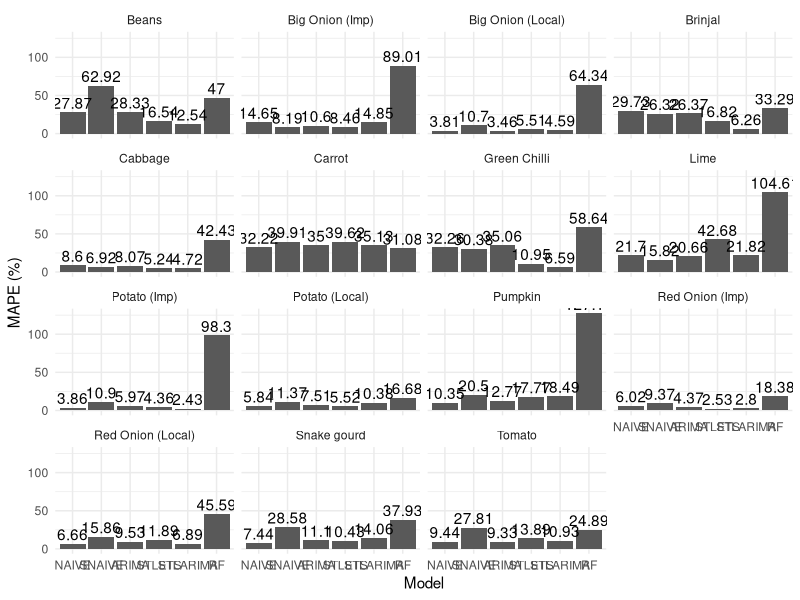

Here is the R script that generated this plot:
library(tidyverse)
arima7 <- read_csv("rollinforecaserrors/accuracy_arima7.csv")
naive7 <- read_csv("rollinforecaserrors/accuracy_naive7.csv")
snaive7 <- read_csv("rollinforecaserrors/accuracy_snaive7.csv")
rf7 <- read_csv("rollinforecaserrors/accuracy_rf7.csv")
stlets7 <- read_csv("rollinforecaserrors/accuracy_stlets7.csv")
stlarima7 <- read_csv("rollinforecaserrors/accuracy_stlarima7.csv")

rf7 <- rf7 |>
  left_join(
    naive7 |>
      select(Item, Type, Market, MAPE) |>
      rename(NAIVE = MAPE),
    by = c("Item", "Type", "Market")
  ) |> left_join(
    arima7 |>
      select(Item, Type, Market, MAPE) |>
      rename(ARIMA = MAPE),
    by = c("Item", "Type", "Market")
  ) |> left_join(
    snaive7 |>
      select(Item, Type, Market, MAPE) |>
      rename(SNAIVE = MAPE),
    by = c("Item", "Type", "Market")
  ) |> left_join(
    stlets7 |>
      select(Item, Type, Market, MAPE) |>
      rename(STLETS = MAPE),
    by = c("Item", "Type", "Market")
  ) |> left_join(
    stlarima7 |>
      select(Item, Type, Market, MAPE) |>
      rename(STLARIMA = MAPE),
    by = c("Item", "Type", "Market")
  ) |>
  rename(RF = MAPE)
View(rf7)

library(dplyr)
library(tidyr)

rf_long7 <- rf7 |>
  pivot_longer(
    cols = c(RF, NAIVE, SNAIVE, ARIMA, STLETS, STLARIMA),
    names_to = "Model",
    values_to = "MAPE"
  )

library(dplyr)
library(ggplot2)

rf_long7 |>
  filter(Type == "Retail", Market == "Dambulla") |>
  mutate(
    MAPE = round(MAPE, 2),
    Model = factor(Model,
                   levels = c("NAIVE", "SNAIVE", "ARIMA", "STLETS", "STLARIMA", "RF"))
  ) |>
  ggplot(aes(x = Model, y = MAPE)) +
  geom_col() +
  facet_wrap(~Item) +
  geom_text(aes(label = MAPE), vjust = -0.3) +
  labs(x = "Model", y = "MAPE (%)") +
  theme_minimal()
